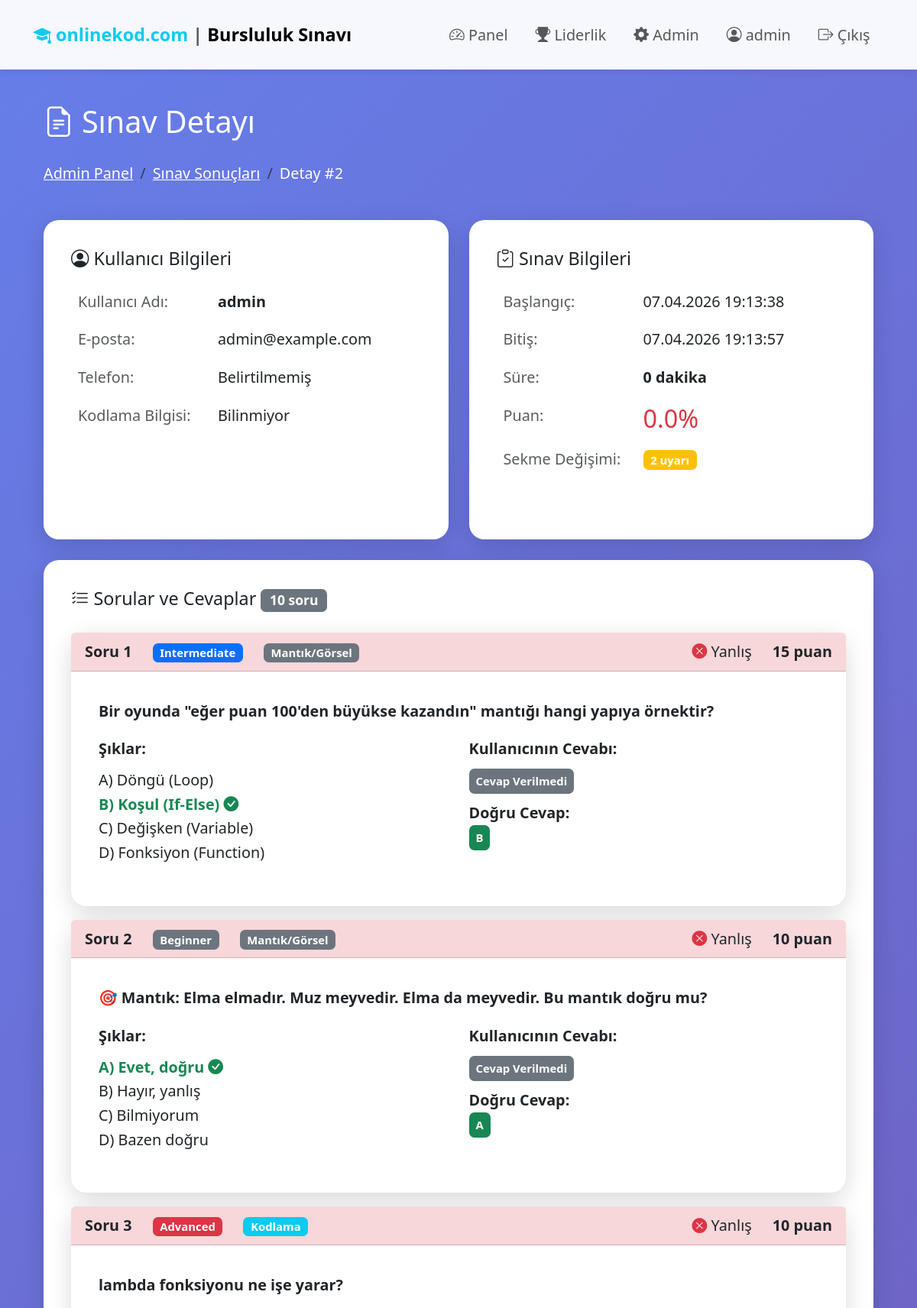
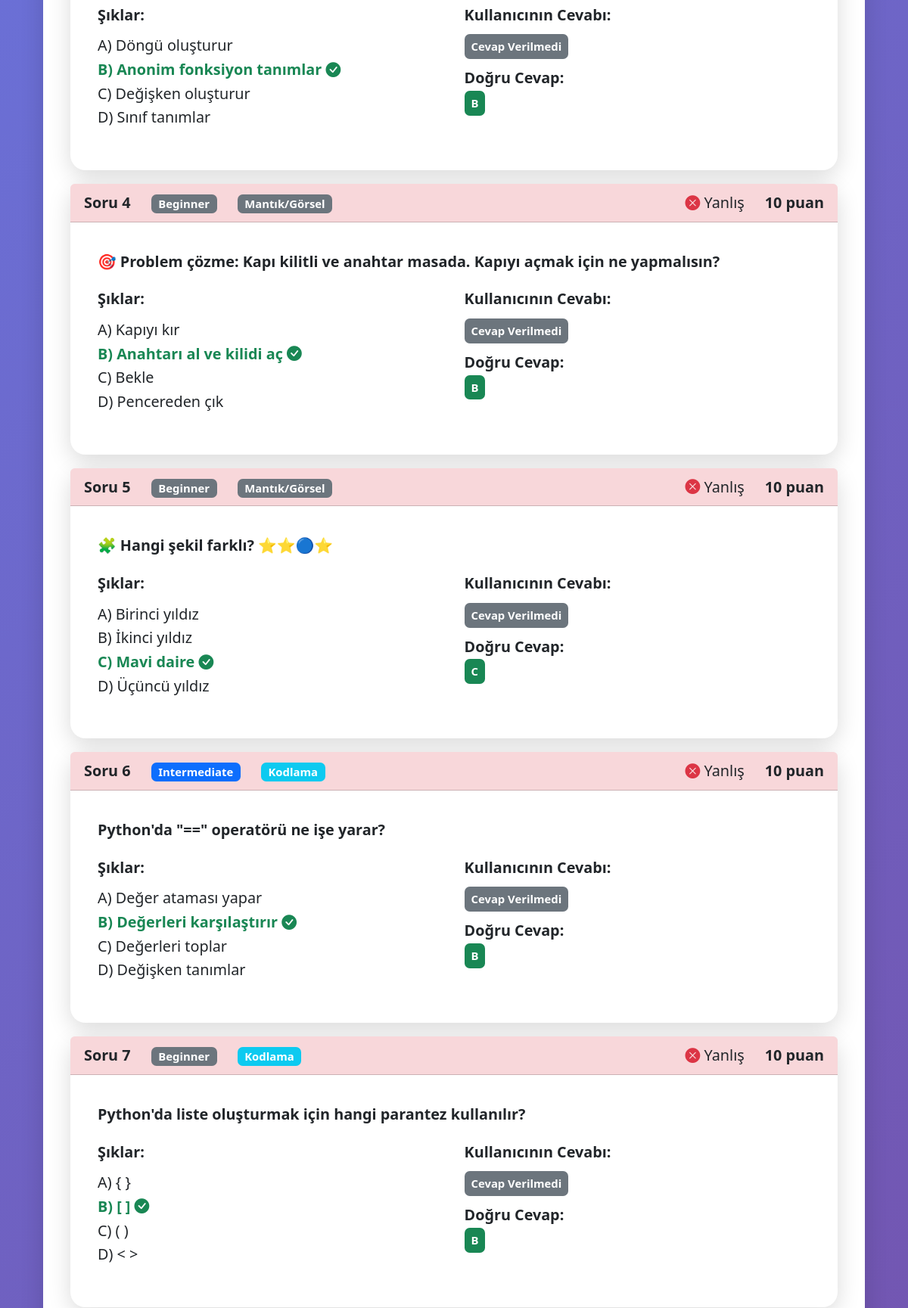
Screenshot of /admin/exam-detail/2 (signed in, upper part) with the database file from the repository (2 pictures, top to bottom).
### models.py (models this page shows, shortened)
class User(UserMixin, db.Model):
    id = db.Column(db.Integer, primary_key=True)
    username = db.Column(db.String(80), unique=True, nullable=False)
    email = db.Column(db.String(120), unique=True, nullable=False)
    phone_number = db.Column(db.String(20), nullable=True)
    password_hash = db.Column(db.String(255), nullable=True)  # Nullable for OAuth users
    google_id = db.Column(db.String(255), unique=True, nullable=True)  # Google OAuth ID
    created_at = db.Column(db.DateTime, default=datetime.utcnow)
    is_admin = db.Column(db.Boolean, default=False)
    coding_knowledge = db.Column(db.String(20), default='unknown')  # 'none', 'beginner', 'intermediate', 'advanced', 'unknown'
    exam_attempts = db.relationship('ExamAttempt', backref='user', lazy=True, cascade='all, delete-orphan')

class ExamAttempt(db.Model):
    id = db.Column(db.Integer, primary_key=True)
    user_id = db.Column(db.Integer, db.ForeignKey('user.id'), nullable=False)
    start_time = db.Column(db.DateTime, default=datetime.utcnow)
    end_time = db.Column(db.DateTime)
    score = db.Column(db.Float, default=0)
    max_score = db.Column(db.Float, default=100)
    completed = db.Column(db.Boolean, default=False)
    tab_switches = db.Column(db.Integer, default=0)
    exam_level = db.Column(db.String(20), default='unknown')  # none, beginner, intermediate, advanced
    answers = db.relationship('Answer', backref='exam_attempt', lazy=True, cascade='all, delete-orphan')

class Answer(db.Model):
    id = db.Column(db.Integer, primary_key=True)
    exam_attempt_id = db.Column(db.Integer, db.ForeignKey('exam_attempt.id'), nullable=False)
    question_id = db.Column(db.Integer, db.ForeignKey('question.id'), nullable=False)
    user_answer = db.Column(db.Text)
    is_correct = db.Column(db.Boolean, default=False)
    submitted_at = db.Column(db.DateTime, default=datetime.utcnow)
    question = db.relationship('Question', backref='answers')

class Question(db.Model):
    id = db.Column(db.Integer, primary_key=True)
    question_text = db.Column(db.Text, nullable=False)
    question_type = db.Column(db.String(20), nullable=False)  # 'multiple_choice', 'coding', 'visual', 'drag_drop', 'sequence'
    difficulty = db.Column(db.String(20), nullable=False)  # 'beginner', 'intermediate', 'advanced'
    requires_coding = db.Column(db.Boolean, default=True)  # Does this question require coding knowledge?
    option_a = db.Column(db.Text)
    option_b = db.Column(db.Text)
    option_c = db.Column(db.Text)
    option_d = db.Column(db.Text)
    correct_answer = db.Column(db.String(1))  # 'a', 'b', 'c', 'd'
    test_cases = db.Column(db.Text)  # JSON string
    time_limit = db.Column(db.Integer, default=2)  # second
    visual_data = db.Column(db.Text)  # JSON string with visual elements, blocks, etc.
    correct_sequence = db.Column(db.Text)  # For sequence questions
    target_position = db.Column(db.Text)  # For drag-drop questionss
    memory_limit = db.Column(db.Integer, default=128)  # MB
    points = db.Column(db.Integer, default=10)
    created_at = db.Column(db.DateTime, default=datetime.utcnow)
    is_ai_generated = db.Column(db.Boolean, default=False)

### routes/admin.py (the view)
@admin_bp.route('/exam-detail/<int:attempt_id>')
@login_required
@admin_required
def exam_detail(attempt_id):
    exam_attempt = ExamAttempt.query.get_or_404(attempt_id)
    return render_template('admin/exam_detail.html', exam_attempt=exam_attempt)

### templates/admin/exam_detail.html (shortened to what this page needs)
{% extends "base.html" %}
{% block content %}
<div class="row mb-4">
    <div class="col-12">
        <h2 class="text-white">
            <i class="bi bi-file-earmark-text"></i> Sınav Detayı
        </h2>
        <nav aria-label="breadcrumb">
            <ol class="breadcrumb">
                <li class="breadcrumb-item"><a href="{{ url_for('admin.admin_panel') }}" class="text-white">Admin Panel</a></li>
                <li class="breadcrumb-item"><a href="{{ url_for('admin.exam_results') }}" class="text-white">Sınav Sonuçları</a></li>
                <li class="breadcrumb-item active text-white">Detay #{{ exam_attempt.id }}</li>
            </ol>
        </nav>
    </div>
</div>
<div class="row g-4 mb-4">
    <div class="col-12 col-md-6">
        <div class="card h-100">
            <div class="card-body">
                <h5 class="mb-3"><i class="bi bi-person-circle"></i> Kullanıcı Bilgileri</h5>
                <table class="table table-borderless">
                    <tr>
                        <td class="text-muted" width="40%">Kullanıcı Adı:</td>
                        <td><strong>{{ exam_attempt.user.username }}</strong></td>
                    </tr>
                    <tr>
                        <td class="text-muted">E-posta:</td>
                        <td>{{ exam_attempt.user.email }}</td>
                    </tr>
                    <tr>
                        <td class="text-muted">Telefon:</td>
                        <td>{{ exam_attempt.user.phone_number or 'Belirtilmemiş' }}</td>
                    </tr>
                    <tr>
                        <td class="text-muted">Kodlama Bilgisi:</td>
                        <td>
                            {% if exam_attempt.exam_level == 'none' %}
                                🌱 Hiç Bilgim Yok
                            {% elif exam_attempt.exam_level == 'beginner' %}
                                🟢 Başlangıç
                            {% elif exam_attempt.exam_level == 'intermediate' %}
                                🟡 Orta
                            {% elif exam_attempt.exam_level == 'advanced' %}
                                🔴 İleri
                            {% else %}
                                Bilinmiyor
                            {% endif %}
                        </td>
                    </tr>
                </table>
            </div>
        </div>
    </div>
    <div class="col-12 col-md-6">
        <div class="card h-100">
            <div class="card-body">
                <h5 class="mb-3"><i class="bi bi-clipboard-check"></i> Sınav Bilgileri</h5>
                <table class="table table-borderless">
                    <tr>
                        <td class="text-muted" width="40%">Başlangıç:</td>
                        <td>{{ exam_attempt.start_time.strftime('%d.%m.%Y %H:%M:%S') }}</td>
                    </tr>
                    <tr>
                        <td class="text-muted">Bitiş:</td>
                        <td>{{ exam_attempt.end_time.strftime('%d.%m.%Y %H:%M:%S') }}</td>
                    </tr>
                    <tr>
                        <td class="text-muted">Süre:</td>
                        <td><strong>{{ ((exam_attempt.end_time - exam_attempt.start_time).seconds // 60) }} dakika</strong></td>
                    </tr>
                    <tr>
                        <td class="text-muted">Puan:</td>
                        <td>
                            <h3 class="mb-0 text-{{ 'success' if exam_attempt.score >= 70 else 'warning' if exam_attempt.score >= 50 else 'danger' }}">
                                {{ "%.1f"|format(exam_attempt.score) }}%
                            </h3>
                        </td>
                    </tr>
                    <tr>
                        <td class="text-muted">Sekme Değişimi:</td>
                        <td>
                            {% if exam_attempt.tab_switches > 0 %}
                                <span class="badge bg-warning">{{ exam_attempt.tab_switches }} uyarı</span>
                            {% else %}
                                <span class="badge bg-success">✓ Temiz</span>
                            {% endif %}
                        </td>
                    </tr>
                </table>
            </div>
        </div>
    </div>
</div>
<div class="row">
    <div class="col-12">
        <div class="card">
            <div class="card-body">
                <h5 class="mb-4">
                    <i class="bi bi-list-check"></i> Sorular ve Cevaplar
                    <span class="badge bg-secondary">{{ exam_attempt.answers|length }} soru</span>
                </h5>
                {% for answer in exam_attempt.answers %}
                <div class="card mb-3 {{ 'border-success' if answer.is_correct else 'border-danger' }}">
                    <div class="card-header {{ 'bg-success-subtle' if answer.is_correct else 'bg-danger-subtle' }}">
                        <div class="row align-items-center">
                            <div class="col-auto">
                                <strong>Soru {{ loop.index }}</strong>
                            </div>
                            <div class="col-auto">
                                <span class="badge bg-{{ 'secondary' if answer.question.difficulty == 'beginner' else 'primary' if answer.question.difficulty == 'intermediate' else 'danger' }}">
                                    {{ answer.question.difficulty.title() }}
                                </span>
                            </div>
                            <div class="col-auto">
                                <span class="badge bg-{{ 'info' if answer.question.requires_coding else 'secondary' }}">
                                    {{ 'Kodlama' if answer.question.requires_coding else 'Mantık/Görsel' }}
                                </span>
                            </div>
                            <div class="col-auto ms-auto">
                                {% if answer.is_correct %}
                                    <i class="bi bi-check-circle-fill text-success"></i> Doğru
                                {% else %}
                                    <i class="bi bi-x-circle-fill text-danger"></i> Yanlış
                                {% endif %}
                            </div>
                            <div class="col-auto">
                                <strong>{{ answer.question.points }} puan</strong>
                            </div>
                        </div>
                    </div>
                    <div class="card-body">
                        <p class="mb-3"><strong>{{ answer.question.question_text }}</strong></p>
                        {% if answer.question.question_type == 'multiple_choice' %}
                        <div class="row">
                            <div class="col-md-6">
                                <p class="mb-2"><strong>Şıklar:</strong></p>
                                <ul class="list-unstyled">
                                    <li class="{{ 'text-success fw-bold' if answer.question.correct_answer == 'a' else '' }}">
                                        A) {{ answer.question.option_a }}
                                        {% if answer.question.correct_answer == 'a' %}<i class="bi bi-check-circle-fill text-success"></i>{% endif %}
                                    </li>
                                    <li class="{{ 'text-success fw-bold' if answer.question.correct_answer == 'b' else '' }}">
                                        B) {{ answer.question.option_b }}
                                        {% if answer.question.correct_answer == 'b' %}<i class="bi bi-check-circle-fill text-success"></i>{% endif %}
                                    </li>
                                    <li class="{{ 'text-success fw-bold' if answer.question.correct_answer == 'c' else '' }}">
                                        C) {{ answer.question.option_c }}
                                        {% if answer.question.correct_answer == 'c' %}<i class="bi bi-check-circle-fill text-success"></i>{% endif %}
                                    </li>
                                    <li class="{{ 'text-success fw-bold' if answer.question.correct_answer == 'd' else '' }}">
                                        D) {{ answer.question.option_d }}
                                    </li>
                                </ul>
                            </div>
                            <div class="col-md-6">
                                <p class="mb-2"><strong>Kullanıcının Cevabı:</strong></p>
                                <p class="mb-0">
                                    {% if answer.user_answer %}
                                        <span class="badge bg-{{ 'success' if answer.is_correct else 'danger' }} p-2">
                                            {{ answer.user_answer.upper() }}
                                        </span>
                                    {% else %}
                                        <span class="badge bg-secondary p-2">Cevap Verilmedi</span>
                                    {% endif %}
                                </p>
                                <p class="mt-2 mb-0"><strong>Doğru Cevap:</strong></p>
                                <p><span class="badge bg-success p-2">{{ answer.question.correct_answer.upper() }}</span></p>
                            </div>
                        </div>
                        {% endif %}
                    </div>
                </div>
                {% endfor %}
            </div>
        </div>
    </div>
</div>
{% endblock %}

### templates/base.html (shortened to what this page needs)
<!DOCTYPE html>
<html lang="tr">
<head>
    <link href="https://cdn.jsdelivr.net/npm/bootstrap@5.3.0/dist/css/bootstrap.min.css" rel="stylesheet">
    <link rel="stylesheet" href="https://cdn.jsdelivr.net/npm/bootstrap-icons@1.11.0/font/bootstrap-icons.css">
</head>
<body>
    <nav class="navbar navbar-expand-lg navbar-light bg-light">
        <div class="container">
            <a class="navbar-brand fw-bold" href="{{ url_for('main.index') }}">
                <i class="bi bi-mortarboard-fill text-info"></i> <span class="text-info">onlinekod.com</span> <span class="text-muted">|</span> Bursluluk Sınavı
            </a>
            <div class="collapse navbar-collapse" id="navbarNav">
                <ul class="navbar-nav ms-auto">
                    {% if current_user.is_authenticated %}
                        <li class="nav-item">
                            <a class="nav-link" href="{{ url_for('main.dashboard') }}">
                                <i class="bi bi-speedometer2"></i> Panel
                            </a>
                        </li>
                        {% if current_user.is_admin %}
                        <li class="nav-item">
                            <a class="nav-link" href="{{ url_for('main.leaderboard') }}">
                                <i class="bi bi-trophy-fill"></i> Liderlik
                            </a>
                        </li>
                        <li class="nav-item">
                            <a class="nav-link" href="{{ url_for('admin.admin_panel') }}">
                                <i class="bi bi-gear-fill"></i> Admin
                            </a>
                        </li>
                        {% endif %}
                        <li class="nav-item">
                            <span class="nav-link">
                                <i class="bi bi-person-circle"></i> {{ current_user.username }}
                            </span>
                        </li>
                        <li class="nav-item">
                            <a class="nav-link" href="{{ url_for('auth.logout') }}">
                                <i class="bi bi-box-arrow-right"></i> Çıkış
                            </a>
                        </li>
                    {% endif %}
                </ul>
            </div>
        </div>
    </nav>
    <div class="container container-main">
        {% block content %}{% endblock %}
    </div>
</body>
</html>

### rows the page displays
User: username "admin", user.username "admin", user.email "admin@example.com", user "Belirtilmemiş"
ExamAttempt: id "2", start_time "07.04.2026 19:13:38", end_time "07.04.2026 19:13:57", end_time+start_time "0", score "0.0", tab_switches "2"
Answer: question.difficulty "Intermediate", is_correct False (drawn), question.points "15", question.question_text "Bir oyunda \"eğer puan 100'den büyükse kazandın\" mantığı hangi yapıya örnektir?", question.option_a "Döngü (Loop)", question.option_b "Koşul (If-Else)", question.option_c "Değişken (Variable)", question.option_d "Fonksiyon (Function)", shows "Cevap Verilmedi", question.correct_answer "B"
Question: requires_coding "Mantık/Görsel"
Answer: question.difficulty "Beginner", is_correct False (drawn), question.points "10", question.question_text "🎯 Mantık: Elma elmadır. Muz meyvedir. Elma da meyvedir. Bu mantık doğru mu?", question.option_a "Evet, doğru", question.option_b "Hayır, yanlış", question.option_c "Bilmiyorum", question.option_d "Bazen doğru", shows "Cevap Verilmedi", question.correct_answer "A"
Question: requires_coding "Mantık/Görsel"
Answer: question.difficulty "Advanced", is_correct False (drawn), question.points "10", question.question_text "lambda fonksiyonu ne işe yarar?", question.option_a "Döngü oluşturur", question.option_b "Anonim fonksiyon tanımlar", question.option_c "Değişken oluşturur", question.option_d "Sınıf tanımlar", shows "Cevap Verilmedi", question.correct_answer "B"
Question: requires_coding "Kodlama"
Answer: question.difficulty "Beginner", is_correct False (drawn), question.points "10", question.question_text "🎯 Problem çözme: Kapı kilitli ve anahtar masada. Kapıyı açmak için ne yapmalısın?", question.option_a "Kapıyı kır", question.option_b "Anahtarı al ve kilidi aç", question.option_c "Bekle", question.option_d "Pencereden çık", shows "Cevap Verilmedi", question.correct_answer "B"
Question: requires_coding "Mantık/Görsel"
Answer: question.difficulty "Beginner", is_correct False (drawn), question.points "10", question.question_text "🧩 Hangi şekil farklı? ⭐⭐🔵⭐", question.option_a "Birinci yıldız", question.option_b "İkinci yıldız", question.option_c "Mavi daire", question.option_d "Üçüncü yıldız", shows "Cevap Verilmedi", question.correct_answer "C"
Question: requires_coding "Mantık/Görsel"
Answer: question.difficulty "Intermediate", is_correct False (drawn), question.points "10", question.question_text "Python'da \"==\" operatörü ne işe yarar?", question.option_a "Değer ataması yapar", question.option_b "Değerleri karşılaştırır", question.option_c "Değerleri toplar", question.option_d "Değişken tanımlar", shows "Cevap Verilmedi", question.correct_answer "B"
Question: requires_coding "Kodlama"
Answer: question.difficulty "Beginner", is_correct False (drawn), question.points "10", question.question_text "Python'da liste oluşturmak için hangi parantez kullanılır?", question.option_a "{ }", question.option_b "[ ]", question.option_c "( )", question.option_d "< >", shows "Cevap Verilmedi", question.correct_answer "B"
Question: requires_coding "Kodlama"

### other values shown
{{ exam_attempt.answers|length }} "10"
